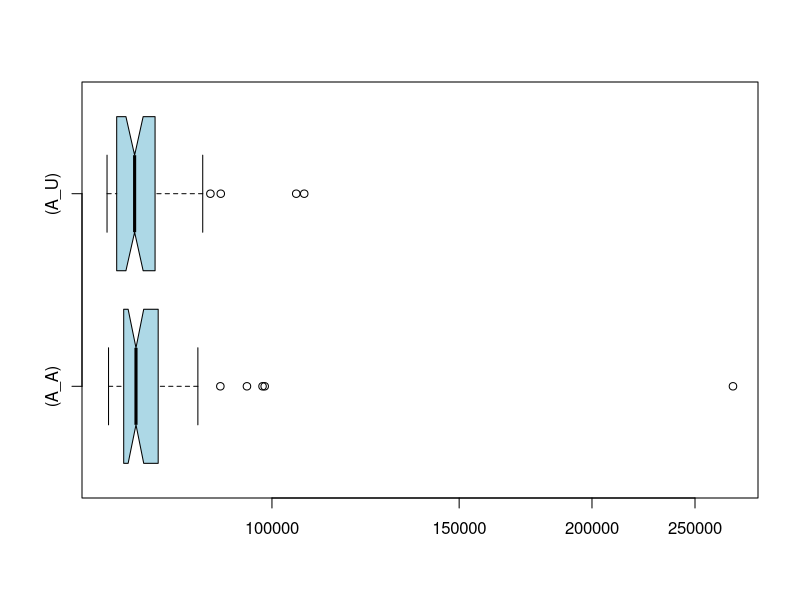

Write R code to recreate this figure.
if (exists("A_A")) remove("A_A")
if (exists("A_U")) remove("A_U")
if (exists("C_A")) remove("C_A")
if (exists("C_U")) remove("C_U")
A_U<-c(107239,76300,77333,81133,85608,86076,87517,77845,70933,80731,76715,70290,75223,73959,71441,105398,72819,71079,73937,75138,74631,71531,71107,72232,89507,70003,77224,72757,78885,70897,70364,69964,76123,70886,71745,84494,72769,70425,70432,72485,70756,74582,75414,77103,73859,73080,77635,78899,76811,72747)
A_A<-c(271425,89425,78731,98440,80600,73694,73504,75489,71047,72328,73762,72273,74497,75164,85176,94727,97980,75346,75164,70282,73125,80830,78290,74549,73299,75421,73020,70190,75847,78077,74486,71164,79873,75530,74359,72039,77847,71679,70275,72977,80194,73374,72195,74697,72534,71288,73447,71909,72626,78160)
if (exists("A_U")) boxplot.stats(A_U)
if (exists("A_A")) boxplot.stats(A_A)
if (exists("C_U")) boxplot.stats(C_U)
if (exists("C_A")) boxplot.stats(C_A)
if (exists("A_U")) summary(A_U)
if (exists("A_A")) summary(A_A)
if (exists("C_U")) summary(C_U)
if (exists("C_A")) summary(C_A)
if (exists("A_U")) boxplot(A_A,A_U,col="lightblue",horizontal=TRUE,log="x",match=TRUE,names=c("(A_A)","(A_U)"),notch=TRUE)
if (exists("C_U")) boxplot(C_A,C_U,col="lightblue",horizontal=TRUE,log="x",match=TRUE,names=c("(C_A)","(C_U)"),notch=TRUE)
